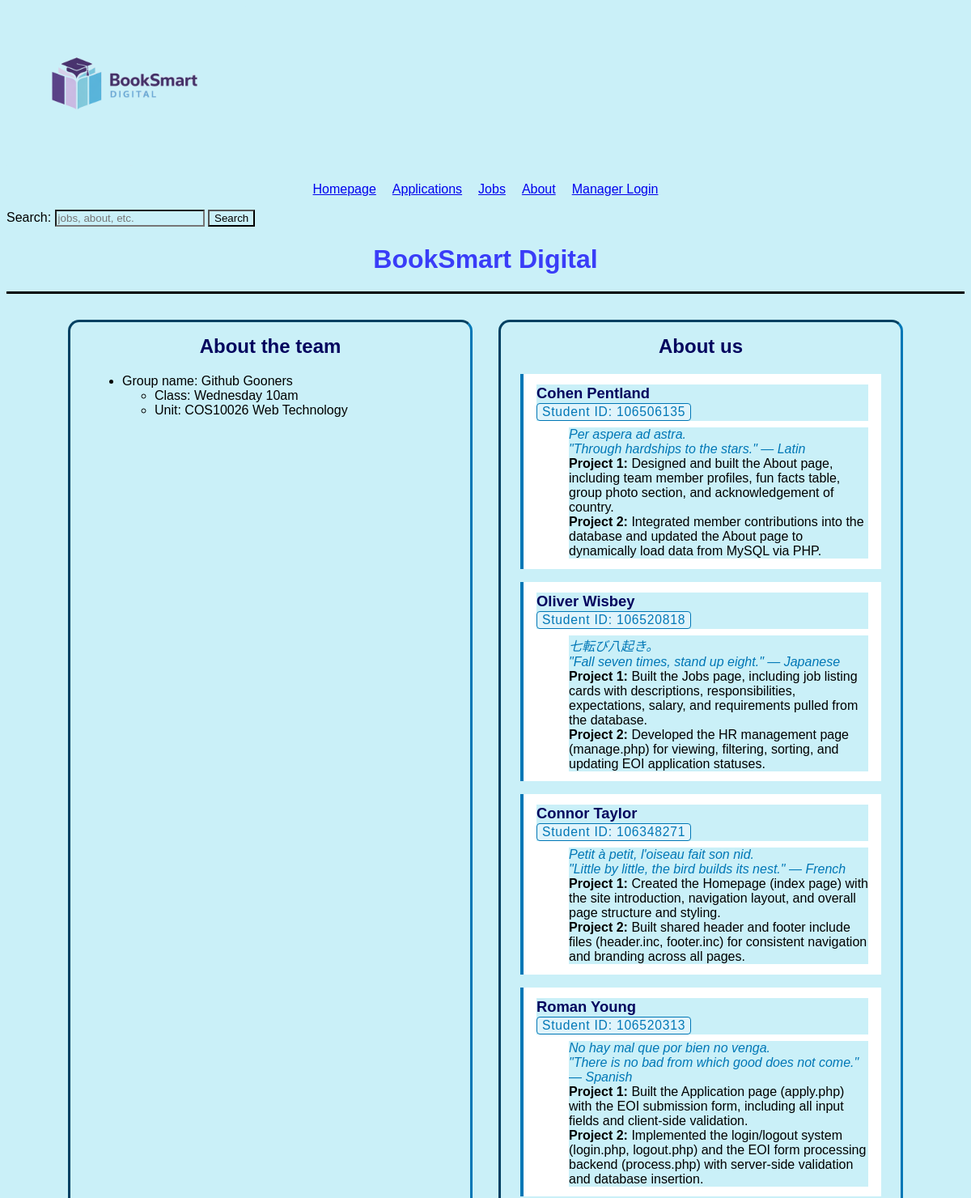
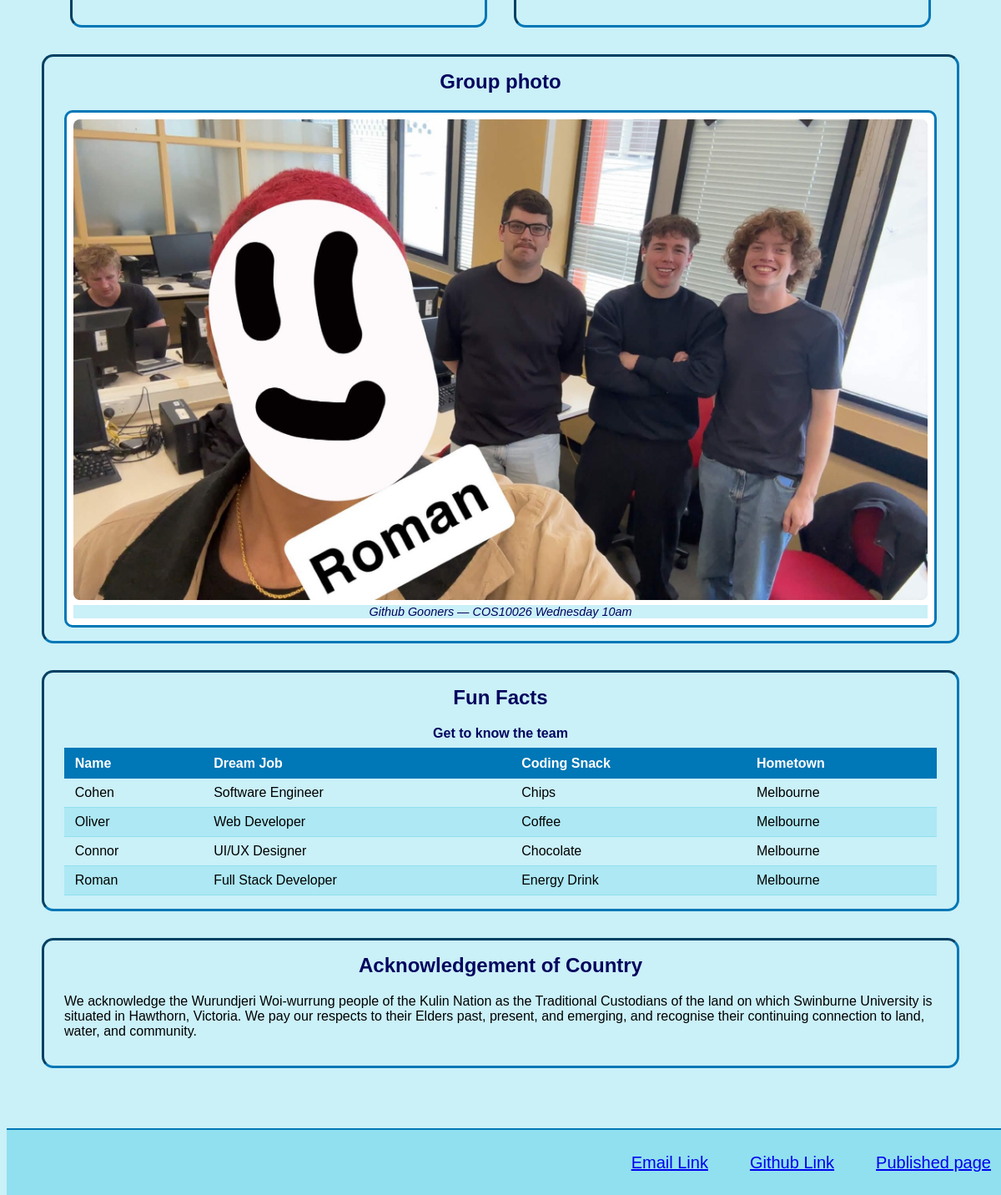
The app's page /pages/about.php with its own data (2 pictures, top to bottom).
### tables this page shows
CREATE TABLE `member_contributions` (
  `id` int(11) NOT NULL,
  `name` varchar(100) NOT NULL,
  `student_id` varchar(20) NOT NULL,
  `quote` text NOT NULL,
  `quote_lang` varchar(10) NOT NULL DEFAULT 'en',
  `quote_translation` text NOT NULL,
  `quote_source` varchar(100) NOT NULL,
  `project1_contribution` text NOT NULL,
  `project2_contribution` text NOT NULL
);

### pages/about.php (the view, shortened to what this page needs)
<?php
require_once 'settings.php';
$members = [];
$db_error = "";
$conn = @mysqli_connect($host, $user, $pwd, $sql_db);
if (!$conn) {
    $db_error = "Connection failed: " . mysqli_connect_error();
} else {
    $result = @mysqli_query($conn, "SELECT * FROM member_contributions ORDER BY id");
    if (!$result) {
        $db_error = "Query failed: " . mysqli_error($conn);
    } else {
        while ($row = mysqli_fetch_assoc($result)) {
            $members[] = $row;
        }
    }
}
?>
<!DOCTYPE html>
<html lang="en">
<head>
    <link rel="stylesheet" href="../styles/styles.css">
    <link rel="stylesheet" type="text/css" href="../styles/about.css">
</head>
<body>
<?php
if (!@include('../IncFiles/header.inc')) {
    echo '<p style="color:red;">Header include failed</p>';
}
?>
    <main>
        <div class="about-container">
            <section class="aboutboxes">
                <h1>About the team</h1>
                <ul>
                    <li>Group name: Github Gooners
                        <ul>
                            <li>Class: Wednesday 10am</li>
                            <li>Unit: COS10026 Web Technology</li>
                        </ul>
                    </li>
                </ul>
            </section>
            <section class="aboutboxes">
                <h1>About us</h1>
                <?php if ($db_error): ?>
                    <p style="color:red;"><?php echo htmlspecialchars($db_error); ?></p>
                <?php elseif (!empty($members)): ?>
                    <?php foreach ($members as $m): ?>
                    <dl class="member">
                        <dt><?php echo htmlspecialchars($m['name']); ?></dt>
                        <dt><span class="student-id">Student ID: <?php echo htmlspecialchars($m['student_id']); ?></span></dt>
                        <dd class="quote">
                            <span lang="<?php echo htmlspecialchars($m['quote_lang']); ?>"><?php echo htmlspecialchars($m['quote']); ?></span><br>
                            <em><?php echo htmlspecialchars($m['quote_translation']); ?></em> — <?php echo htmlspecialchars($m['quote_source']); ?>
                        </dd>
                        <dd><strong>Project 1:</strong> <?php echo htmlspecialchars($m['project1_contribution']); ?></dd>
                        <dd><strong>Project 2:</strong> <?php echo htmlspecialchars($m['project2_contribution']); ?></dd>
                    </dl>
                    <?php endforeach; ?>
                <?php else: ?>
                    <p>No member contributions found in the database.</p>
                <?php endif; ?>
            </section>
            <section class="aboutboxes" style="flex: 1 1 100%; max-width: 100%;">
                <h1>Group photo</h1>
                <figure>
                    <img class="group-photo" src="../Images/Groupphoto.jpg" alt="Team group photo">
                    <figcaption>Github Gooners — COS10026 Wednesday 10am</figcaption>
                </figure>
            </section>
            <section class="aboutboxes" style="flex: 1 1 100%; max-width: 100%;">
                <h1>Fun Facts</h1>
                <table class="fun-facts-table">
                    <caption>Get to know the team</caption>
                    <thead>
                        <tr>
                            <th>Name</th>
                            <th>Dream Job</th>
                            <th>Coding Snack</th>
                            <th>Hometown</th>
                        </tr>
                    </thead>
                    <tbody>
                        <tr>
                            <td>Cohen</td>
                            <td>Software Engineer</td>
                            <td>Chips</td>
                            <td>Melbourne</td>
                        </tr>
                        <tr>
                            <td>Oliver</td>
                            <td>Web Developer</td>
                            <td>Coffee</td>
                            <td>Melbourne</td>
                        </tr>
                        <tr>
                            <td>Connor</td>
                            <td>UI/UX Designer</td>
                            <td>Chocolate</td>
                            <td>Melbourne</td>
                        </tr>
                        <tr>
                            <td>Roman</td>
                            <td>Full Stack Developer</td>
                            <td>Energy Drink</td>
                            <td>Melbourne</td>
                        </tr>
                    </tbody>
                </table>
            </section>
            <section class="aboutboxes" style="flex: 1 1 100%; max-width: 100%;">
                <h1>Acknowledgement of Country</h1>
                <p>We acknowledge the Wurundjeri Woi-wurrung people of the Kulin Nation as the Traditional Custodians of the land on which Swinburne University is situated in Hawthorn, Victoria. We pay our respects to their Elders past, present, and emerging, and recognise their continuing connection to land, water, and community.</p>
            </section>
        </div>
    </main>
<?php include '../IncFiles/footer.inc'; ?>
</body>
</html>

### IncFiles/header.inc
<a href="index.php">
    <img id=book_smart_logo src="../Images/BookSmart_Digital_logo_CAF0F8_background.png"
        alt="BookSmart Digital Company Logo" title="To home page">
</a>
<nav>
    <ul>
        <li><a href="index.php" target="_self">Homepage</a></li>
        <li><a href="apply.php" target="_self">Applications</a></li>
        <li><a href="jobs.php" target="_self">Jobs</a></li>
        <li><a href="about.php" target="_self">About</a></li>
        <li><a href="login.php" target="_self">Manager Login</a></li>
    </ul>
</nav>
<form>
    <label for="search">Search:</label>
    <input type="text" id="search" name = "search" placeholder="jobs, about, etc.">
    <button type="submit">Search</button>
</form>
<h1 style="text-align: center;">BookSmart Digital</h1>
<hr style="height: 3px; border: none; background-color: black;">

### IncFiles/footer.inc (shortened to what this page needs)
<footer>
<a href=mailto:info@edtech.com>Email Link</a>
<a href="https://github.com/106520818/edtechprojectV2.0" target="_blank">Github Link</a>
<a href="https://106520313.github.io/EdTechProject/index.html" target="_blank">Published page</a>
</footer>

### styles/styles.css (style rules this page uses)
* { background-color: #CAF0F8; font-family: Arial, Helvetica, sans-serif; }
#book_smart_logo { width: 25%; text-align: center; }
h1 { color: #3A3DF8; }
nav ul { list-style: none; display: flex; justify-content: center; gap: 20px; padding: 0; }
nav { text-align: center; }
footer { font-size: 18px; display: flex; justify-content: center; gap: 50px; padding: 20px; margin-top: 40px; border-top: 2px solid #0077B6; background-color: #90E0EF; clear: both; }
footer a { background-color: transparent; }

### styles/about.css (style rules this page uses)
.about-container { display: flex; justify-content: center; align-items: stretch; gap: 2em; flex-wrap: wrap; max-width: 1100px; margin: 2em auto; padding: 0 1em 120px 1em; }
.aboutboxes { background-color: #CAF0F8; padding: 1em 1.5em; flex: 1 1 0; min-width: 300px; max-width: 500px; border: 3px inset #0077B6; border-radius: 14px; box-sizing: border-box; }
.aboutboxes h1 { text-align: center; margin-top: 0; color: #03045E; }
.member { background-color: #fff; border-left: 4px solid #0077B6; padding: 0.8em 1em; margin-bottom: 1em; }
.member dt { font-weight: bold; font-size: 1.15em; color: #03045E; }
.group-photo { display: block; width: 100%; height: auto; border-radius: 8px; }
.member .quote { margin-top: 0.5em; font-style: italic; color: #0077B6; }

### pages/about.php (style rules this page uses)
footer { font-size: 20px; display: flex; flex-direction: row; flex-wrap: nowrap; justify-content: center; align-items: center; align-content: normal; column-gap: 50px; width: 100%; height: 80px; position: fixed; bottom: 0; background-color: #90E0EF; padding: 0 20px; box-sizing: border-box; }
.student-id { font-size: 0.85em; color: #0077B6; font-weight: normal; letter-spacing: 0.05em; background-color: #e0f4fb; display: inline-block; padding: 1px 6px; border-radius: 4px; border: 1px solid #0077B6; }
figure { border: 3px solid #0077B6; border-radius: 10px; padding: 0.5em; margin: 0; background-color: #fff; }
figcaption { text-align: center; font-style: italic; color: #03045E; margin-top: 0.4em; font-size: 0.9em; }
.fun-facts-table { width: 100%; border-collapse: collapse; margin-top: 0.5em; }
.fun-facts-table caption { font-size: 1em; font-weight: bold; color: #03045E; margin-bottom: 0.5em; }
.fun-facts-table th { background-color: #0077B6; color: #ffffff; padding: 0.6em 0.8em; text-align: left; }
.fun-facts-table td { background-color: #CAF0F8; padding: 0.5em 0.8em; border-bottom: 1px solid #90E0EF; }
.fun-facts-table tr:nth-child(even) td { background-color: #ADE8F4; }

### records on screen
member_contributions: name "Cohen Pentland", student "106506135", quote "Per aspera ad astra.", quote_translation "\"Through hardships to the stars.\"", quote_source "Latin", project1_contribution "Designed and built the About page, including team member profiles, fun facts table, group photo section, and acknowledgement of country.", project2_contribution "Integrated member contributions into the database and updated the About page to dynamically load data from MySQL via PHP."
member_contributions: name "Oliver Wisbey", student "106520818", quote "七転び八起き。", quote_translation "\"Fall seven times, stand up eight.\"", quote_source "Japanese", project1_contribution "Built the Jobs page, including job listing cards with descriptions, responsibilities, expectations, salary, and requirements pulled from the database.", project2_contribution "Developed the HR management page (manage.php) for viewing, filtering, sorting, and updating EOI application statuses."
member_contributions: name "Connor Taylor", student "106348271", quote "Petit à petit, l'oiseau fait son nid.", quote_translation "\"Little by little, the bird builds its nest.\"", quote_source "French", project1_contribution "Created the Homepage (index page) with the site introduction, navigation layout, and overall page structure and styling.", project2_contribution "Built shared header and footer include files (header.inc, footer.inc) for consistent navigation and branding across all pages."
member_contributions: name "Roman Young", student "106520313", quote "No hay mal que por bien no venga.", quote_translation "\"There is no bad from which good does not come.\"", quote_source "Spanish", project1_contribution "Built the Application page (apply.php) with the EOI submission form, including all input fields and client-side validation.", project2_contribution "Implemented the login/logout system (login.php, logout.php) and the EOI form processing backend (process.php) with server-side validation and database insertion."
